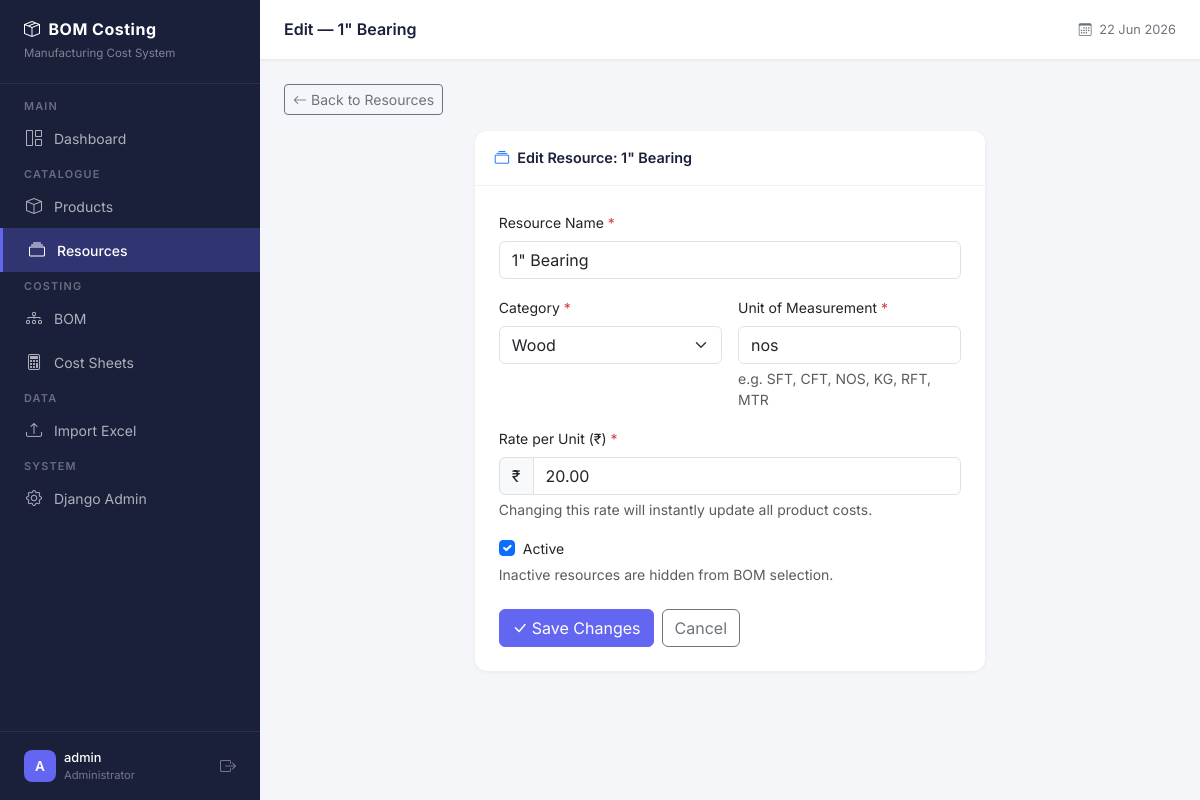
Screenshot of /resources/44/edit/ (signed in) with the database file from the repository.
### apps/resources/models.py (models this page shows, shortened)
class Resource(models.Model):
    CATEGORY_CHOICES = [
        ('Wood', 'Wood'),
        ('Ply', 'Ply'),
        ('MDF', 'MDF'),
        ('Hardware', 'Hardware'),
        ('Labour', 'Labour'),
        ('Finishing', 'Finishing'),
        ('Packing', 'Packing'),
        ('Other', 'Other'),
    ]
    resource_name = models.CharField(
        max_length=255,
        help_text="Name of the resource e.g. Teak Wood, Labour, Hardware"
    )
    category = models.CharField(
        max_length=100,
        choices=CATEGORY_CHOICES,
        default='Other',
        help_text="Category this resource belongs to."
    )
    unit = models.CharField(
        max_length=50,
        help_text="Unit of measurement e.g. SFT, CFT, NOS, KG, RFT"
    )
    rate = models.DecimalField(
        max_digits=12,
        decimal_places=2,
        help_text="Current rate per unit. Changing this instantly updates all product costs."
    )
    active = models.BooleanField(
        default=True,
        help_text="Inactive resources are hidden from BOM selection but data is preserved."
    )
    created_at = models.DateTimeField(auto_now_add=True)
    updated_at = models.DateTimeField(auto_now=True)
    class Meta:
        ordering = ['category', 'resource_name']
        verbose_name = "Resource"
        verbose_name_plural = "Resources"
        unique_together = [['resource_name', 'category']]

### apps/resources/views.py (the view)
# urls.py: path('<int:pk>/edit/', views.resource_edit, name='edit'),
@login_required
def resource_edit(request, pk):
    resource = get_object_or_404(Resource, pk=pk)
    if request.method == 'POST':
        form = ResourceForm(request.POST, instance=resource)
        if form.is_valid():
            form.save()
            messages.success(
                request,
                f'Resource "{resource.resource_name}" updated successfully.'
            )
            return redirect('resources:list')
        else:
            messages.error(request, 'Please fix the errors below.')
    else:
        form = ResourceForm(instance=resource)
    return render(request, 'resources/form.html', {
        'page_title': f'Edit — {resource.resource_name}',
        'form': form,
        'form_title': f'Edit Resource: {resource.resource_name}',
        'submit_label': 'Save Changes',
        'resource': resource,
    })

### templates/resources/form.html (shortened to what this page needs)
{% extends "base.html" %}
{% block content %}
<div class="mb-3">
    <a href="{% url 'resources:list' %}"
       class="btn btn-sm btn-outline-secondary">
        <i class="bi bi-arrow-left me-1"></i>Back to Resources
    </a>
</div>
<div class="row justify-content-center">
    <div class="col-12 col-lg-7">
        <div class="content-card">
            <div class="card-header">
                <i class="bi bi-collection me-2 text-primary"></i>{{ form_title }}
            </div>
            <div class="card-body p-4">
                <form method="POST" novalidate>
                    <div class="mb-3">
                        <label class="form-label fw-500" style="font-size:0.875rem;">
                            {{ form.resource_name.label }}
                            <span class="text-danger">*</span>
                        </label>
                        {{ form.resource_name }}
                    </div>
                    <div class="row g-3 mb-3">
                        <div class="col-md-6">
                            <label class="form-label fw-500" style="font-size:0.875rem;">
                                {{ form.category.label }}
                                <span class="text-danger">*</span>
                            </label>
                            {{ form.category }}
                        </div>
                        <div class="col-md-6">
                            <label class="form-label fw-500" style="font-size:0.875rem;">
                                {{ form.unit.label }}
                                <span class="text-danger">*</span>
                            </label>
                            {{ form.unit }}
                            <div class="form-text">e.g. SFT, CFT, NOS, KG, RFT, MTR</div>
                        </div>
                    </div>
                    <div class="mb-3">
                        <label class="form-label fw-500" style="font-size:0.875rem;">
                            {{ form.rate.label }}
                            <span class="text-danger">*</span>
                        </label>
                        <div class="input-group">
                            <span class="input-group-text">₹</span>
                            {{ form.rate }}
                        </div>
                        <div class="form-text">{{ form.rate.help_text }}</div>
                    </div>
                    <div class="mb-4">
                        <div class="form-check">
                            {{ form.active }}
                            <label class="form-check-label" style="font-size:0.875rem;">
                                {{ form.active.label }}
                            </label>
                        </div>
                        <div class="form-text">{{ form.active.help_text }}</div>
                    </div>
                    <div class="d-flex gap-2">
                        <button type="submit" class="btn btn-primary">
                            <i class="bi bi-check-lg me-1"></i>{{ submit_label }}
                        </button>
                        <a href="{% url 'resources:list' %}"
                           class="btn btn-outline-secondary">
                            Cancel
                        </a>
                    </div>
                </form>
            </div>
        </div>
    </div>
</div>
{% endblock %}

### templates/base.html (shortened to what this page needs)
<!DOCTYPE html>
<html lang="en">
<head>
    <link href="https://cdn.jsdelivr.net/npm/bootstrap@5.3.2/dist/css/bootstrap.min.css" rel="stylesheet">
    <link href="https://cdn.jsdelivr.net/npm/bootstrap-icons@1.11.3/font/bootstrap-icons.min.css" rel="stylesheet">
</head>
<body>
{% if user.is_authenticated %}
    <nav id="sidebar">
        <div class="sidebar-brand">
            <h5><i class="bi bi-box-seam me-2"></i>BOM Costing</h5>
            <small>Manufacturing Cost System</small>
        </div>
        <ul class="nav flex-column mt-2">
            <li><span class="nav-label">Main</span></li>
            <li class="nav-item">
                <a href="{% url 'core:dashboard' %}"
                   class="nav-link {% if request.resolver_match.url_name == 'dashboard' %}active{% endif %}">
                    <i class="bi bi-grid-1x2"></i> Dashboard
                </a>
            </li>
            <li><span class="nav-label">Catalogue</span></li>
            <li class="nav-item">
                <a href="{% url 'products:list' %}"
                   class="nav-link {% if 'products' in request.resolver_match.namespace %}active{% endif %}">
                    <i class="bi bi-box"></i> Products
                </a>
            </li>
            <li class="nav-item">
                <a href="{% url 'resources:list' %}"
                   class="nav-link {% if 'resources' in request.resolver_match.namespace %}active{% endif %}">
                    <i class="bi bi-collection"></i> Resources
                </a>
            </li>
            <li><span class="nav-label">Costing</span></li>
            <li class="nav-item">
                <a href="{% url 'products:list' %}"
                   class="nav-link {% if 'bom' in request.resolver_match.namespace %}active{% endif %}">
                    <i class="bi bi-diagram-3"></i> BOM
                </a>
            </li>
            <li class="nav-item">
                <a href="{% url 'costing:list' %}"
                   class="nav-link {% if 'costing' in request.resolver_match.namespace %}active{% endif %}">
                    <i class="bi bi-calculator"></i> Cost Sheets
                </a>
            </li>
            <li><span class="nav-label">Data</span></li>
            <li class="nav-item">
                <a href="{% url 'imports:upload' %}"
                   class="nav-link {% if 'imports' in request.resolver_match.namespace %}active{% endif %}">
                    <i class="bi bi-upload"></i> Import Excel
                </a>
            </li>
            <li><span class="nav-label">System</span></li>
            {% if user.is_staff %}
            <li class="nav-item">
                <a href="/admin/" class="nav-link" target="_blank">
                    <i class="bi bi-gear"></i> Django Admin
                </a>
            </li>
            {% endif %}
        </ul>
        <div style="position:absolute; bottom:0; left:0; right:0;
                    padding:16px 24px; border-top:1px solid rgba(255,255,255,0.08);">
            <div class="d-flex align-items-center gap-2">
                <div style="width:32px;height:32px;background:#6366f1;border-radius:8px;
                            display:flex;align-items:center;justify-content:center;
                            color:#fff;font-weight:600;font-size:0.85rem;">
                    {{ user.username|first|upper }}
                </div>
                <div style="flex:1; min-width:0;">
                    <div style="color:#fff;font-size:0.8rem;font-weight:500;
                                white-space:nowrap;overflow:hidden;text-overflow:ellipsis;">
                        {{ user.username }}
                    </div>
                    <div style="color:rgba(255,255,255,0.4);font-size:0.7rem;">
                        {% if user.is_staff %}Administrator{% else %}User{% endif %}
                    </div>
                </div>
                <a href="{% url 'accounts:logout' %}"
                   style="color:rgba(255,255,255,0.4);" title="Logout">
                    <i class="bi bi-box-arrow-right"></i>
                </a>
            </div>
        </div>
    </nav>
    <div id="main-content">
        <div id="topnav">
            <h6 class="page-title">
                {% block page_title %}{{ page_title|default:"Dashboard" }}{% endblock %}
            </h6>
            <div class="d-flex align-items-center gap-3">
                <span style="font-size:0.8rem;color:#6c757d;">
                    <i class="bi bi-calendar3 me-1"></i>
                    {% now "d M Y" %}
                </span>
            </div>
        </div>
        <div class="content-area">
            {% block content %}{% endblock %}
        </div>
    </div>
{% else %}
    {% block unauthenticated_content %}{% endblock %}
{% endif %}
</body>
</html>

### templates/base.html (style rules this page uses)
* { font-family: 'Inter', sans-serif; }
body { background-color: #f5f6fa; }
#sidebar { width: 260px; min-height: 100vh; background: #1a1f3a; position: fixed; top: 0; left: 0; z-index: 1000; transition: all 0.3s; overflow-y: auto; }
#sidebar .sidebar-brand { padding: 20px 24px; border-bottom: 1px solid rgba(255,255,255,0.08); }
#sidebar .sidebar-brand h5 { color: #fff; font-weight: 700; font-size: 1rem; margin: 0; letter-spacing: 0.5px; }
#sidebar .sidebar-brand small { color: rgba(255,255,255,0.45); font-size: 0.72rem; }
#sidebar .nav-label { color: rgba(255,255,255,0.35); font-size: 0.68rem; font-weight: 600; letter-spacing: 1.2px; text-transform: uppercase; padding: 16px 24px 6px; }
#sidebar .nav-link { color: rgba(255,255,255,0.65); padding: 10px 24px; font-size: 0.875rem; font-weight: 400; border-radius: 0; display: flex; align-items: center; gap: 10px; transition: all 0.2s; }
#sidebar .nav-link.active { color: #fff; background: rgba(99, 102, 241, 0.3); border-left: 3px solid #6366f1; font-weight: 500; }
#sidebar .nav-link i { font-size: 1rem; width: 20px; text-align: center; }
#main-content { margin-left: 260px; min-height: 100vh; transition: all 0.3s; }
#topnav { background: #fff; border-bottom: 1px solid #e9ecef; padding: 0 24px; height: 60px; display: flex; align-items: center; justify-content: space-between; position: sticky; top: 0; z-index: 999; box-shadow: 0 1px 3px rgba(0,0,0,0.05); }
#topnav .page-title { font-size: 1rem; font-weight: 600; color: #1a1f3a; margin: 0; }
.content-area { padding: 24px; }
.content-card { background: #fff; border-radius: 12px; border: none; box-shadow: 0 1px 4px rgba(0,0,0,0.06); }
.content-card .card-header { background: none; border-bottom: 1px solid #f0f0f0; padding: 16px 20px; font-weight: 600; font-size: 0.9rem; color: #1a1f3a; }
.btn-primary { background: #6366f1; border-color: #6366f1; }

### rows the page displays
Resource: resource_name "1\" Bearing", category "Wood", unit "nos", rate "20.00", active "☑"

### other values shown
{{ user.username|first|upper }} "A"
{{ user.username }} "admin"
{{ page_title|default:"Dashboard" }} "Edit — 1\" Bearing"
{{ submit_label }} "Save Changes"
